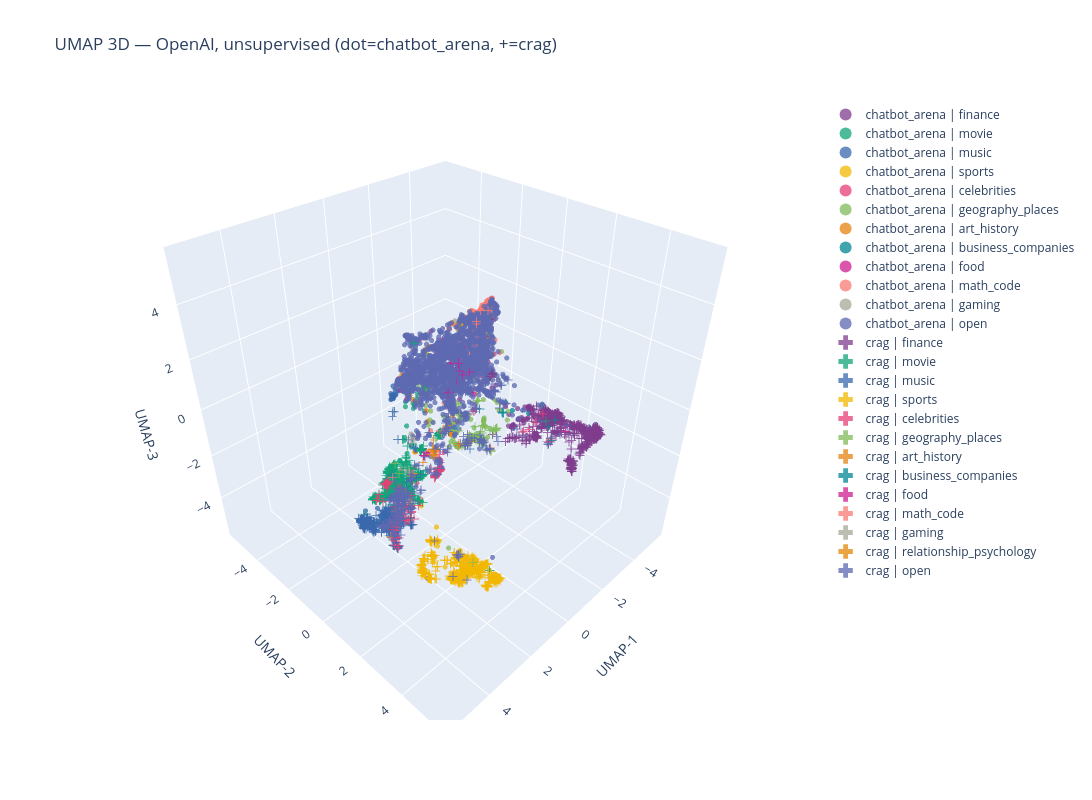

Notebook code cell kept with this figure:
### Markdown cell above
### 2a. OpenAI — unsupervised

### Code cell
df_openai_unsup = run_umap(frames['crag_openai'], frames['chat_openai'], 'open_ai_embeddings', target_weight=None, label='openai unsup')
fig_openai_unsup = plot_umap_3d(df_openai_unsup, 'UMAP 3D — OpenAI, unsupervised (dot=chatbot_arena, +=crag)')
fig_openai_unsup.show()
